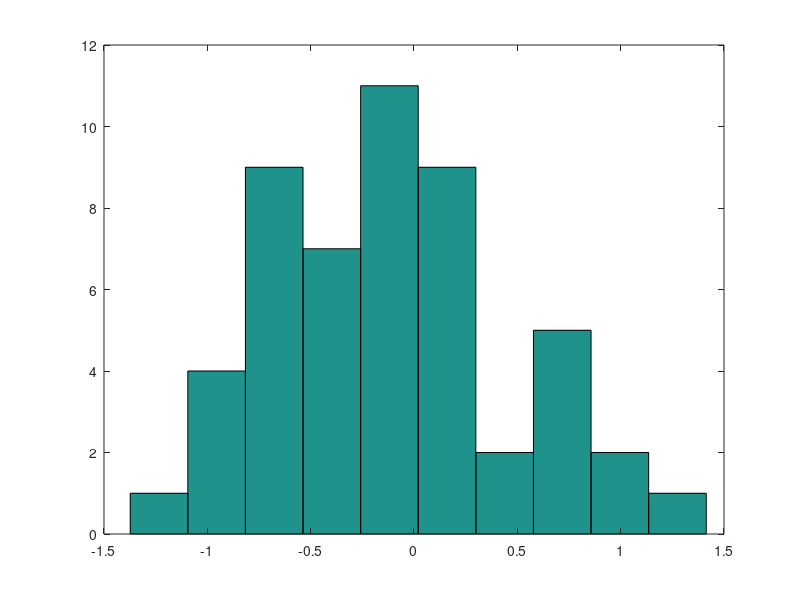

This chart was generated by the following MATLAB code: (Note: this script raises an error after producing the figure.)
clear all;close all;

% edit March 8 2011,

S_num=51;   % number of stations
F_num=35;   % number of frequencies, can be read in your .te file
rhoerror = 0.05; % Rhoerror =  delta-rho / rho
ssmag = 0.7;    % Static shift magnitude (log10)
str='te_fwd_pred.dat'; %insert your file name here

%----------------------

%read data

m=S_num*F_num;
n=5;

phaerror = rhoerror*100*0.29;   % Pha error in degrees

% Set up statics. Either generate random numbers
% or read in from file (previous random distribution)

log10stat = [-0.2696,    0.1802,    0.5232,    0.1617,    0.6941,    1.4142,   -0.0434, -0.3309,   -0.6985,    0.1245,   -0.0041,   -0.6197,    0.1893,   -0.0647, 0.6880,   -0.2841,   -0.2237,    0.5692,   -0.5376,   -0.0921,    0.6852, -0.7167,    1.0908,   -0.3146,    0.0047,    0.1785,   -0.8789,    0.0119, -1.0148,    1.0568,    0.0064,   -1.3732,   -0.6248,   -0.6847,   -0.9590, -0.4025,   -0.0694,   -0.4560,   -0.3905,    0.7706,   -0.6067,   -0.2067, 0.2495,   -1.0561,   -0.6359,    0.2392, 0.6880, -0.0694, 0.1785, 0.1893, -0.6985]

% These numbers used in inversions

for is =1:S_num
   %log10stat(is) = ssmag*randn(1);
   stat(is) = 10^(log10stat(is));
end

log10stat
hist(log10stat)
pause


M=zeros(m,n);

fid=fopen(str,'r');
stanum=fscanf(fid,'%f',1);

for j=1:S_num
   fnum=fscanf(fid,'%f',1);
   ratio=fscanf(fid,'%f',1);
   j;
   for i=1:F_num
      M(i+(j-1)*F_num,1)=fscanf(fid,'%f',1);
      s=fscanf(fid,'%s',1);
      M(i+(j-1)*F_num,2)=fscanf(fid,'%f',1);
      s=fscanf(fid,'%s',1);
      M(i+(j-1)*F_num,3)=fscanf(fid,'%f',1);
      s=fscanf(fid,'%s',1);
      M(i+(j-1)*F_num,4)=fscanf(fid,'%f',1);
      M(i+(j-1)*F_num,5)=fscanf(fid,'%f',1);
   end
end

fclose(fid);

%add noise

rhonoise=randn(m,1)*rhoerror;
phasenoise=randn(m,1)*phaerror;

T=M(:,1);
Ra=M(:,2)+M(:,2).*rhonoise;
pha=M(:,3)+phasenoise;
err_Ra= zeros(m,1)+rhoerror;
err_pha=zeros(m,1)+phaerror;

for i=1:9:S_num
   str='Apparent Resistivity of Station #00';
   str1='Phase of Station #00';
   s=num2str(i);
      if(i<10)
         str(35:35)=s;
         str1(20:20)=s;
      else
         str(34:35)=s;
         str1(19:20)=s;
      end
   figure(i);
   
   subplot(2,1,1);
   plot(log10(T(1:F_num)),log10(M((i-1)*F_num+1:i*F_num,2)),'r');
   hold on;
   plot(log10(T(1:F_num)),log10(Ra((i-1)*F_num+1:i*F_num)),'b');
   hold on;
   errorbar(log10(T(1:F_num)),log10(Ra((i-1)*F_num+1:i*F_num)),err_Ra(1:F_num));
   hold off;
   title(str);
   axis([-1 5 0 3])

   
   subplot(2,1,2);
   plot(log10(T(1:F_num)),-M((i-1)*F_num+1:i*F_num,3),'r');
   hold on;
   plot(log10(T(1:F_num)),-pha((i-1)*F_num+1:i*F_num),'b');
   hold on;
   errorbar(log10(T(1:F_num)),-pha((i-1)*F_num+1:i*F_num),err_pha(1:F_num));
   hold off;
   title(str1)
   axis([-1 5 0 90])

end


figure(23)
hist(rhonoise)
title('error level')

M(:,2)=Ra;
M(:,3)=pha;
M(:,4)=1.1*err_Ra;
M(:,5)=1.1*err_pha*(3.14/180);

%write data

str='input2.te';    % <<<<<<   insert your output file name here
fid1=fopen(str,'w+');
fprintf(fid1,'%3.0f',S_num);
fprintf(fid1,'\n')

for j=1:S_num
   fprintf(fid1,'%3.0f',F_num);
   fprintf(fid1,' %5.4f',1);
   fprintf(fid1,'\n');
   for i=1:F_num
      fprintf(fid1,'%12.5e',M(i+(j-1)*F_num,1)); % edited to match outputs, 9.3f
      fprintf(fid1,'      (');
      fprintf(fid1,' %7.3f',stat(j)*M(i+(j-1)*F_num,2));
      fprintf(fid1,'     ,');
      fprintf(fid1,' %7.3f',M(i+(j-1)*F_num,3));
      fprintf(fid1,'    )');
      fprintf(fid1,'   %8.4f',M(i+(j-1)*F_num,4));
      fprintf(fid1,'       %8.4f',M(i+(j-1)*F_num,5));
      fprintf(fid1,'\n');
   end
end

fclose(fid1);
